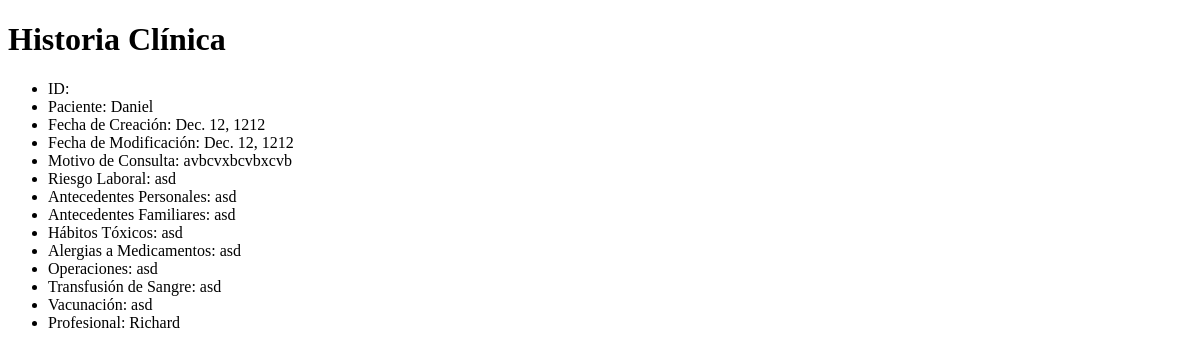
The page /historia_clinica/1/ on the database as committed earlier.
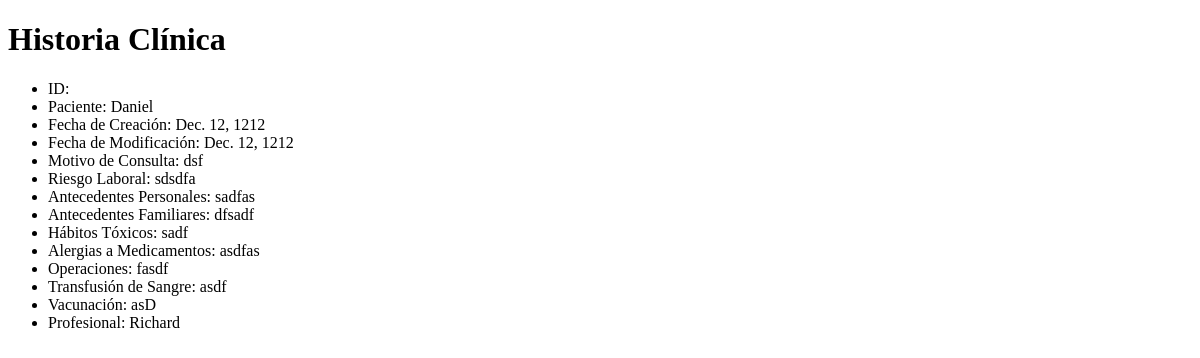
The same page on the database as committed later.
### Control/models.py (models this page shows, shortened)
class HistoriaClinica(models.Model):
    paciente = models.OneToOneField(Paciente, on_delete=models.CASCADE, primary_key=True)
    fecha_creacion = models.DateField()
    fecha_modificacion = models.DateField()
    motivo_consulta = models.CharField(max_length=255)
    riesgo_laboral = models.CharField(max_length=255)
    ap_personal = models.CharField(max_length=255)
    ap_familiar = models.CharField(max_length=255)
    habitos_toxicos = models.CharField(max_length=255)
    alergico_medic = models.CharField(max_length=255)
    operaciones = models.CharField(max_length=255)
    transfusion_sangre = models.CharField(max_length=255)
    vacunacion = models.CharField(max_length=255)
    profesional = models.ForeignKey(Profesional, on_delete=models.CASCADE)

class Paciente(models.Model):
    id_paciente = models.IntegerField(primary_key=True)
    nombre = models.CharField(max_length=255)
    apellidos = models.CharField(max_length=255)
    carnet_id = models.IntegerField()
    edad = models.IntegerField()
    direccion = models.CharField(max_length=255)
    OCUPACIONES_CHOICES = (
        ('estudiante', 'Estudiante'),
        ('trabajador', 'Trabajador'),
    )
    ocupacion = models.CharField(max_length=255, choices=OCUPACIONES_CHOICES)
    CARRERAS_CHOICES = (
        ('ing-informatico', 'Ing. Informático'),
        ('ing-mecanico', 'Ing. Mecánico'),
        ('ing-industrial', 'Ing. Industrial'),
        ('ing-quimico', 'Ing. Químico'),
        ('ing-agronomo', 'Ing. Agrónomo'),
        ('lic-contabilidad', 'Lic. Contabilidad'),
        ('lic-economia', 'Lic. Economía'),
        ('lic-derecho', 'Lic. Derecho'),
        ('lic-cultura-fisica', 'Lic. Cultura Física'),
        ('lic-estudios-socioculturales', 'Lic. Estudios Socioculturales'),
    )
    carrera = models.CharField(max_length=255, choices=CARRERAS_CHOICES, null=True, blank=True)
    def __str__(self):
        return self.nombre

class Profesional(models.Model):
    id_profesional = models.IntegerField(primary_key=True)
    nombre = models.CharField(max_length=255)
    apellidos = models.CharField(max_length=255)
    carnet_id = models.IntegerField()
    def __str__(self):
        return self.nombre

### Control/views.py (the view)
# urls.py: path('historia_clinica/<int:historia_id>/', views.ver_historia_clinica, name='ver_historia_clinica'),
def ver_historia_clinica(request, historia_id):
    historia_clinica = get_object_or_404(HistoriaClinica, pk=historia_id)
    return render(request, 'ver_historia_clinica.html', {'historia_clinica': historia_clinica})

### Control/templates/ver_historia_clinica.html (shortened to what this page needs)
<!DOCTYPE html>
<html>
	<head>
	</head>
	<body>
		<h1>Historia Clínica</h1>
		<ul>
			<li>ID: {{ historia_clinica.paciente.id }}</li>
			<li>Paciente: {{ historia_clinica.paciente }}</li>
			<li>Fecha de Creación: {{ historia_clinica.fecha_creacion }}</li>
			<li>Fecha de Modificación: {{ historia_clinica.fecha_modificacion }}</li>
			<li>Motivo de Consulta: {{ historia_clinica.motivo_consulta }}</li>
			<li>Riesgo Laboral: {{ historia_clinica.riesgo_laboral }}</li>
			<li>Antecedentes Personales: {{ historia_clinica.ap_personal }}</li>
			<li>Antecedentes Familiares: {{ historia_clinica.ap_familiar }}</li>
			<li>Hábitos Tóxicos: {{ historia_clinica.habitos_toxicos }}</li>
			<li>Alergias a Medicamentos: {{ historia_clinica.alergico_medic }}</li>
			<li>Operaciones: {{ historia_clinica.operaciones }}</li>
			<li>Transfusión de Sangre: {{ historia_clinica.transfusion_sangre }}</li>
			<li>Vacunación: {{ historia_clinica.vacunacion }}</li>
			<li>Profesional: {{ historia_clinica.profesional }}</li>
		</ul>
	</body>
</html>

Rows that differ between the two databases and show on the page:
changed HistoriaClinica "Dec. 12, 1212": motivo_consulta "avbcvxbcvbxcvb" → "dsf"; riesgo_laboral "asd" → "sdsdfa"; ap_personal "asd" → "sadfas"; ap_familiar "asd" → "dfsadf"; habitos_toxicos "asd" → "sadf"; alergico_medic "asd" → "asdfas"; operaciones "asd" → "fasdf"; transfusion_sangre "asd" → "asdf"; vacunacion "asd" → "asD"
